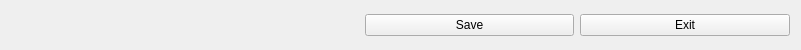
  <widget class="QWidget" name="layoutWidget">
   <property name="geometry">
    <rect>
     <x>7</x>
     <y>760</y>
     <width>801</width>
     <height>30</height>
    </rect>
   </property>
   <layout class="QGridLayout" name="gridLayout_6">
    <item row="0" column="0">
     <widget class="QLabel" name="labelHintInfo">
      <property name="minimumSize">
       <size>
        <width>200</width>
        <height>0</height>
       </size>
      </property>
      <property name="maximumSize">
       <size>
        <width>400</width>
        <height>16777215</height>
       </size>
      </property>
      <property name="text">
       <string/>
      </property>
     </widget>
    </item>
    <item row="0" column="1">
     <spacer name="horizontalSpacer_2">
      <property name="orientation">
       <enum>Qt::Horizontal</enum>
      </property>
      <property name="sizeType">
       <enum>QSizePolicy::Preferred</enum>
      </property>
      <property name="sizeHint" stdset="0">
       <size>
        <width>138</width>
        <height>28</height>
       </size>
      </property>
     </spacer>
    </item>
    <item row="0" column="2">
     <widget class="QPushButton" name="btnSave">
      <property name="sizePolicy">
       <sizepolicy hsizetype="Preferred" vsizetype="Fixed">
        <horstretch>0</horstretch>
        <verstretch>0</verstretch>
       </sizepolicy>
      </property>
      <property name="text">
       <string>Save</string>
      </property>
     </widget>
    </item>
    <item row="0" column="3">
     <widget class="QPushButton" name="btnExit">
      <property name="sizePolicy">
       <sizepolicy hsizetype="Preferred" vsizetype="Fixed">
        <horstretch>0</horstretch>
        <verstretch>0</verstretch>
       </sizepolicy>
      </property>
      <property name="text">
       <string>Exit</string>
      </property>
     </widget>
    </item>
   </layout>
  </widget>
